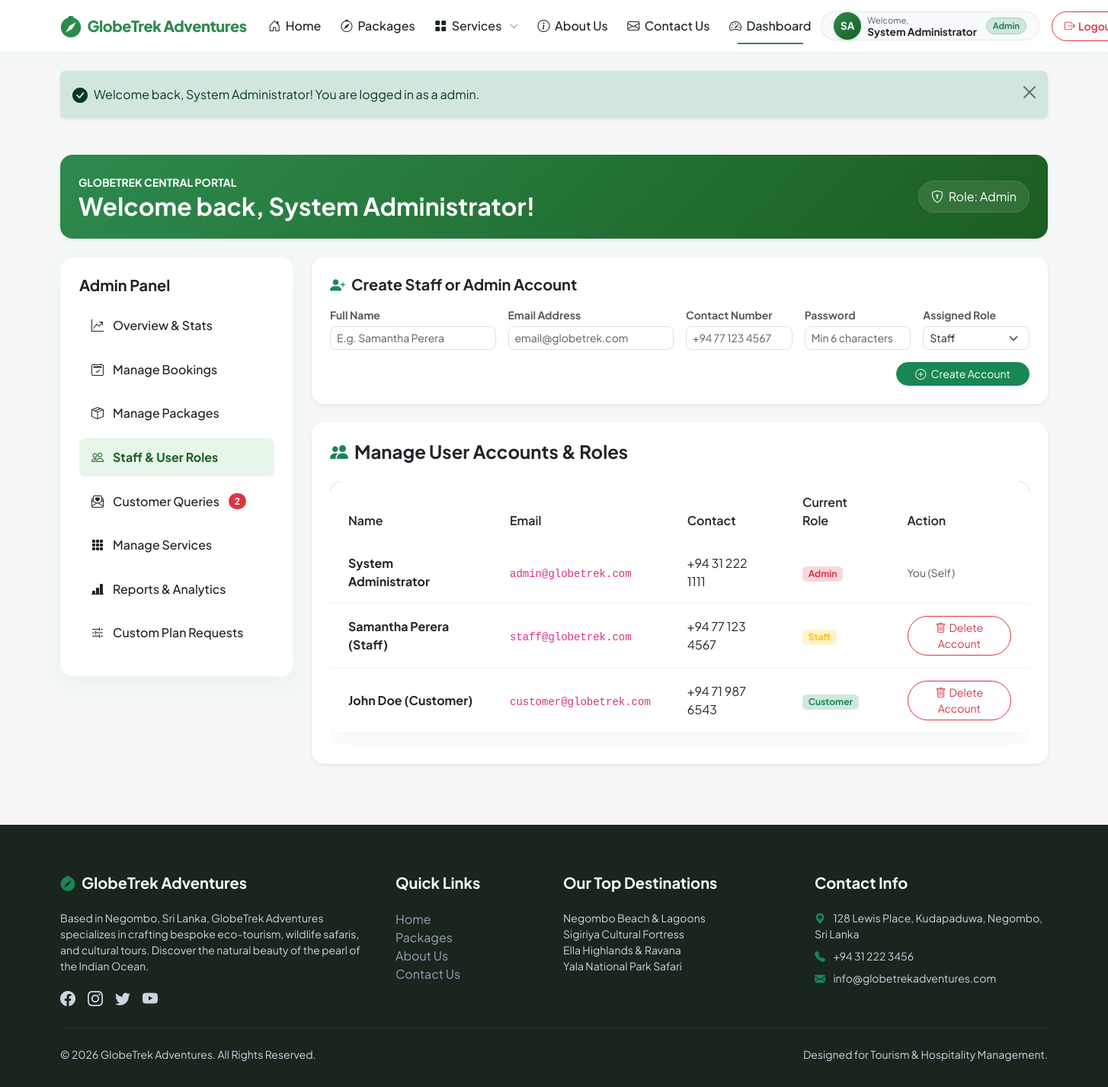
The page /dashboard.php?tab=users (signed in) on the database its author committed.
### tables this page shows
CREATE TABLE IF NOT EXISTS `users` (
  `id` INT AUTO_INCREMENT PRIMARY KEY,
  `name` VARCHAR(100) NOT NULL,
  `email` VARCHAR(100) NOT NULL UNIQUE,
  `password` VARCHAR(255) NOT NULL,
  `role` ENUM('customer', 'staff', 'admin') NOT NULL DEFAULT 'customer',
  `contact_number` VARCHAR(20) NOT NULL,
  `created_at` TIMESTAMP DEFAULT CURRENT_TIMESTAMP
);

### includes/dashboard/manage_users.php (the view, shortened to what this page needs)
<?php
require_once __DIR__ . '/../../config.php';
try {
    $users_list = $pdo->query("SELECT * FROM users ORDER BY id ASC")->fetchAll();
} catch (PDOException $e) {
    echo "<div class='alert alert-danger'>Error loading users: " . $e->getMessage() . "</div>";
    $users_list = [];
}
?>
<div class="card border-0 shadow-sm p-4 rounded-4 bg-white mb-4">
    <h5 class="fw-bold mb-3 text-dark"><i class="bi bi-person-plus-fill text-success me-2"></i>Create Staff or Admin Account</h5>
    <form action="dashboard.php?tab=users" method="POST" class="row g-3 needs-validation" novalidate>
        <div class="col-md-6 col-lg-3">
            <label for="new_usr_name" class="form-label small fw-bold text-muted mb-1">Full Name</label>
            <input type="text" id="new_usr_name" name="name" class="form-control form-control-sm rounded-3" required placeholder="E.g. Samantha Perera">
        </div>
        <div class="col-md-6 col-lg-3">
            <label for="new_usr_email" class="form-label small fw-bold text-muted mb-1">Email Address</label>
            <input type="email" id="new_usr_email" name="email" class="form-control form-control-sm rounded-3" required placeholder="email@globetrek.com">
        </div>
        <div class="col-md-6 col-lg-2">
            <label for="new_usr_contact" class="form-label small fw-bold text-muted mb-1">Contact Number</label>
            <input type="text" id="new_usr_contact" name="contact" class="form-control form-control-sm rounded-3" required placeholder="+94 77 123 4567">
        </div>
        <div class="col-md-6 col-lg-2">
            <label for="new_usr_password" class="form-label small fw-bold text-muted mb-1">Password</label>
            <input type="password" id="new_usr_password" name="password" class="form-control form-control-sm rounded-3" required placeholder="Min 6 characters">
        </div>
        <div class="col-md-6 col-lg-2">
            <label for="new_usr_role" class="form-label small fw-bold text-muted mb-1">Assigned Role</label>
            <select id="new_usr_role" name="role" class="form-select form-select-sm rounded-3" required>
                <option value="staff">Staff</option>
            </select>
        </div>
        <div class="col-12 text-end mt-3">
            <button type="submit" class="btn btn-success btn-sm px-4 rounded-pill shadow-sm"><i class="bi bi-plus-circle me-1"></i> Create Account</button>
        </div>
    </form>
</div>
<div class="card border-0 shadow-sm p-4 rounded-4 bg-white">
    <h4 class="fw-bold mb-4 text-dark"><i class="bi bi-people-fill text-success me-2"></i>Manage User Accounts & Roles</h4>
    <div class="table-responsive">
        <table class="table custom-table align-middle">
            <thead>
                <tr>
                    <th>Name</th>
                    <th>Email</th>
                    <th>Contact</th>
                    <th>Current Role</th>
                    <th>Action</th>
                </tr>
            </thead>
            <tbody>
                <?php foreach ($users_list as $usr): ?>
                    <tr>
                        <td><strong><?php echo htmlspecialchars($usr['name']); ?></strong></td>
                        <td><code><?php echo htmlspecialchars($usr['email']); ?></code></td>
                        <td><?php echo htmlspecialchars($usr['contact_number'] ?? 'N/A'); ?></td>
                        <td>
                            <span class="badge text-capitalize <?php
                                echo ($usr['role'] === 'admin') ? 'bg-danger-subtle text-danger' : (($usr['role'] === 'staff') ? 'bg-warning-subtle text-warning' : 'bg-success-subtle text-success');
                            ?>">
                                <?php echo $usr['role']; ?>
                            </span>
                        </td>
                        <td>
                            <?php if ($usr['id'] === $user_id): ?>
                                <span class="text-muted small">You (Self)</span>
                            <?php else: ?>
                                <a href="dashboard.php?action=delete_user&target_user_id=<?php echo $usr['id']; ?>" class="btn btn-outline-danger btn-sm px-3 rounded-pill" onclick="return confirm('Are you sure you want to permanently delete the user account \'<?php echo htmlspecialchars(addslashes($usr['name'])); ?>\'? This action cannot be undone.');">
                                    <i class="bi bi-trash me-1"></i>Delete Account
                                </a>
                            <?php endif; ?>
                        </td>
                    </tr>
                <?php endforeach; ?>
            </tbody>
        </table>
    </div>
</div>

### css/style.css (style rules this page uses)
:root { --primary-color: #2d8a4e; --primary-hover: #1f6036; --primary-light: #e8f5e9; --primary-dark: #1b5e20; --secondary-color: #f1f8f5; --dark-color: #1a251e; --light-color: #ffffff; --body-bg: #f5f8f6; --card-shadow: 0 10px 30px rgba(45, 138, 78, 0.06); --hover-shadow: 0 15px 35px rgba(45, 138, 78, 0.12); --border-radius-sm: 8px; --border-radius-md: 16px; --border-radius-lg: 24px; --font-sans: 'Plus Jakarta Sans', sans-serif; --transition: all 0.3s cubic-bezier(0.4, 0, 0.2, 1); }
body { font-family: var(--font-sans); background-color: var(--body-bg); color: var(--dark-color); overflow-x: hidden; }
h1, h2, h3, h4, h5, h6 { font-weight: 700; }
.custom-table { background: var(--light-color); border-radius: var(--border-radius-md); overflow: hidden; box-shadow: var(--card-shadow); }
.custom-table thead { background-color: var(--primary-color); color: var(--light-color); }
.custom-table th { padding: 1rem 1.5rem; font-weight: 600; border-bottom: none; }
.custom-table td { padding: 1rem 1.5rem; vertical-align: middle; border-bottom: 1px solid rgba(0, 0, 0, 0.05); }

### rows shown on the page
users: name "System Administrator", email "admin@globetrek.com", contact_number "+94 31 222 1111", role "Admin", shows "You (Self)"
users: name "Samantha Perera (Staff)", email "staff@globetrek.com", contact_number "+94 77 123 4567", role "Staff"
users: name "John Doe (Customer)", email "customer@globetrek.com", contact_number "+94 71 987 6543", role "Customer"

### other values the page prints
substr($initials, 0, 2) "SA"
$_SESSION['user_name'] "System Administrator"
$_SESSION['user_role'] "Admin"
$_SESSION['flash_success'] "Welcome back, System Administrator! You are logged in as a admin."
$user_role "Admin"
$unread_queries "2"
